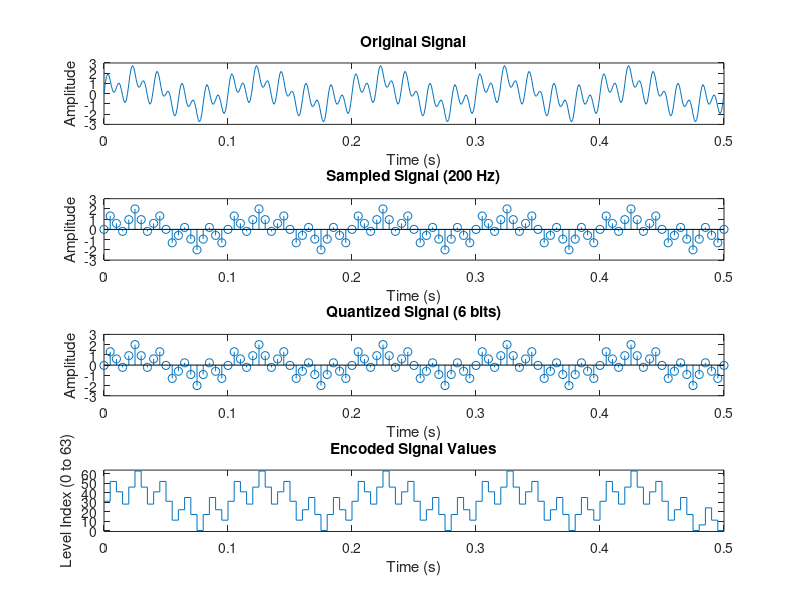

MATLAB code for this plot: (Note: this script raises an error after producing the figure.)
clc; 
close all; 
clear all;  

% Signal frequencies
[f1, f2, f3] = deal(10, 50, 100);  % Define three frequency components

% Generate original continuous-time signal
t = 0:0.001:5/f1;  % Time vector with high resolution (1ms)
x = sin(2*pi*f1*t) + sin(2*pi*f2*t) + sin(2*pi*f3*t);  % Original multi-frequency signal

% Plot the original signal
subplot(4,1,1); 
plot(t, x);
title('Original Signal');
xlabel('Time (s)');
ylabel('Amplitude');

% Sample the signal at 200Hz
fs = 200;  % Sampling frequency (200Hz - meets Nyquist criterion for highest frequency 100Hz)
n = 0:fs*max(t);  % Discrete time indices
xs = sin(2*pi*(f1/fs)*n) + sin(2*pi*(f2/fs)*n) + sin(2*pi*(f3/fs)*n);  % Sampled signal

% Plot the sampled signal
subplot(4,1,2); 
stem(n/fs, xs);
title('Sampled Signal (200 Hz)');
xlabel('Time (s)');
ylabel('Amplitude');

% Store the sampled signal before quantization
xsampled = xs;

% Quantization parameters
bits = 6;  % Number of bits for quantization
level = 2^bits;  % Number of quantization levels (64 levels for 6 bits)
[xmax, xmin] = deal(max(xs), min(xs));  % Find signal range
delta = (xmax - xmin)/(level-1);  % Calculate quantization step size

% Perform uniform quantization
for i = 1:length(xs)
   levelvalue = round((xs(i)-xmin)/delta);  % Find nearest quantization level
   xs(i) = (delta*levelvalue) + xmin;  % Adjust signal to that level
end

% Store the quantized signal
xquantized = xs;

% Plot the quantized signal
subplot(4,1,3); 
stem(n/fs, xs);
title(['Quantized Signal (', num2str(bits), ' bits)']);
xlabel('Time (s)');
ylabel('Amplitude');

% Calculate quantization error and SQNR
error = (xquantized - xsampled);  % Quantization error
sqnr = pow2db(mean(xsampled.^2)/mean(error.^2));  % Measured SQNR in dB
sqnr_theoretical = 1.76 + 6.02 * bits;  % Theoretical SQNR for sinusoidal signals

% Display SQNR results
fprintf('Measured SQNR: %.2f dB\n', sqnr);
fprintf('Theoretical SQNR: %.2f dB\n', sqnr_theoretical);

% Signal reconstruction from quantized samples
x_re_fromquantisation = interp1(n/fs, xquantized, t, 'spline');

% Encode quantized values to integers (0 to level-1)
for i = 1:length(xquantized)
   xquantized(i) = round((xquantized(i) - min(xquantized))/delta);
end
x_encoded = xquantized;

% Plot the encoded values
subplot(4,1,4);
stairs(n/fs, x_encoded);
title('Encoded Signal Values');
xlabel('Time (s)');
ylabel('Level Index (0 to 63)');
ylim([-1, level]);

% Convert encoded values to binary representation
x_encoded_binary = dec2bin(x_encoded);
x1 = x_encoded_binary';
x2 = x1(:)';  % Serialized binary data

% Display the first few binary values
fprintf('Sample of binary encoded values:\n');
disp(x_encoded_binary(1:min(10, size(x_encoded_binary, 1)), :));

% Add overall title
sgtitle('Signal Sampling, Quantization and Encoding Process');
